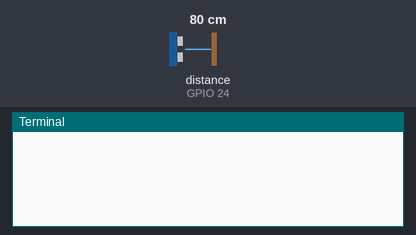
Bench run of a program on a simulated Raspberry Pi (BCM pin numbers). On the bench: the last lines printed to the terminal. Inputs (shaded band) come from the test bench; at power-on: distance to the obstacle (sensor on GPIO 24) 80 cm. The echo pulse lasts 58.3 µs per cm; no MQTT or app messages arrive unless stated; the clock reads 2024-03-15 10:24:30 at power-on unless the program sets it.

Above: at 1.2 s.
1.3 s: distance to the obstacle (sensor on GPIO 24) set to 2 cm
At 2.6 s:
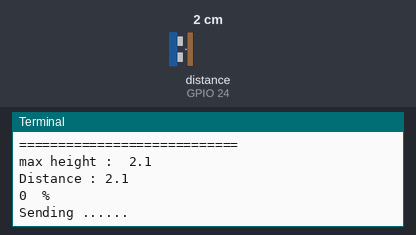
5.7 s: distance to the obstacle (sensor on GPIO 24) set to 4 cm
At 8.44 s:
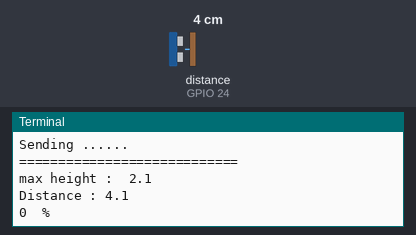

The program:

main.py
```python
import RPi.GPIO as gpio
import time
import paho.mqtt.client as mqtt
gpio.setmode(gpio.BCM)


TRIG = 23
ECHO = 24

gpio.setup(TRIG,gpio.OUT)
gpio.setup(ECHO,gpio.IN)


def on_connect(client,userdata,flags,rc):
     print("connected with result code ",rc)

def getLevel():
    firstTime = True
    maxHeight = 0
    distance = 0
    pulse_duration = 0
    pulse_start =0
    pulse_end = 0
    try:
        while True:
            gpio.output(TRIG,False)
            # print "Waiting for Sensor to settle"
            time.sleep(2)

            gpio.output(TRIG,True)
            # time.sleep(0.00001)
            time.sleep(0.00002)
            gpio.output(TRIG,False)

            while gpio.input(ECHO)==0:
                pulse_start = time.time()

            while gpio.input(ECHO)==1:
                pulse_end = time.time()

            pulse_duration = pulse_end - pulse_start
            distance = pulse_duration * 17150
            distance = round(distance,1)

            if  firstTime == True:
                print("========")
                maxHeight = distance
                firstTime = False

            value  = ((maxHeight - distance ) /   maxHeight ) * 100
            print   "============================"
            print   "max height : ", maxHeight
            print   "Distance :", distance

            if value < 0  or  value < 1   :
                value = 0
            else:
                value = value

            print    value , " %"


            # =====================================================================
            client = mqtt.Client("Python_as_Client")
            client.on_connect = on_connect
            client.connect("broker.emqx.io",1883,60)
            client.publish('Mysensor', payload=int(value), qos=0,retain=False)
            print  "Sending ......"
            time.sleep(1)
            # =====================================================================

    except KeyboardInterrupt:
        print("Cleaning up!")
        gpio.cleanup()


getLevel()


               
```

Measured:
- after the input at 1.3 s, the terminal: prints a new line after 0.70 s (image 1)
- after the input at 5.7 s, the terminal: prints a new line after 2.6 s (image 2)
